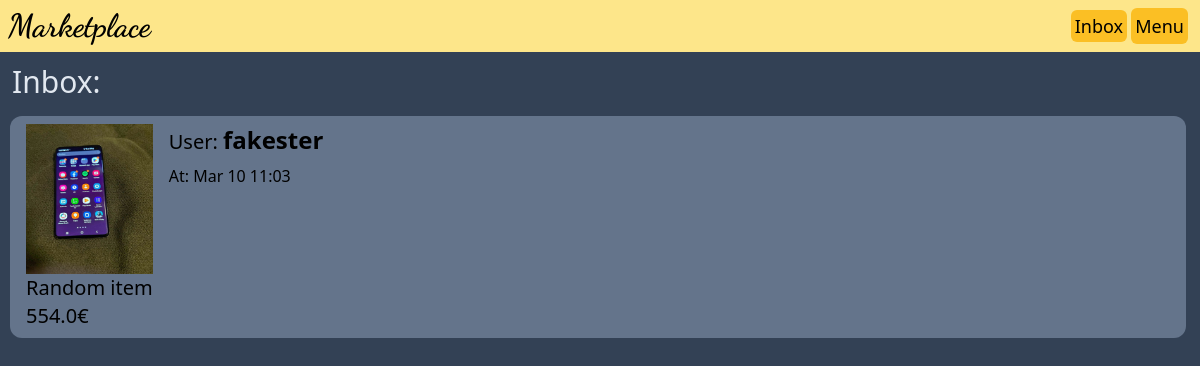
The page /inbox/ (signed in) on the database its author committed.
### messaging/models.py (models this page shows)
class Messaging(models.Model):
    class Meta:
        ordering = ('-modified_at',)
    item = models.ForeignKey(Item, related_name='conversations', on_delete=models.CASCADE)
    members = models.ManyToManyField(User, related_name='conversations')
    created_at = models.DateTimeField(auto_now_add=True)
    modified_at = models.DateTimeField(auto_now=True)

### item/models.py (models this page shows, shortened)
class Item(models.Model):
    class Meta:
        ordering = ('name',)
    category = models.ForeignKey(Category, related_name='items', on_delete=models.CASCADE)
    name = models.CharField(max_length=255)
    description = models.TextField(blank=True, null=True, max_length=400)
    price = models.FloatField()
    image = models.ImageField(upload_to='item_images', blank=True, null=True)
    is_sold = models.BooleanField(default=False)
    created_by = models.ForeignKey(User, related_name='items', on_delete=models.CASCADE)
    created_at = models.DateTimeField(auto_now_add=True)

### messaging/views.py (the view)
# urls.py: path('inbox/', include("messaging.urls")),
@login_required
def inbox(request):
    conversations = Messaging.objects.filter(members__in=[request.user.id])
    return render(request, 'messaging/inbox.html', {'conversations':conversations})

### messaging/templates/messaging/inbox.html
{% extends 'core/base.html' %} {% block content %} {% load static %}
<link rel="stylesheet" href="{% static 'css/inbox.css' %}" />
<div id="container" class="flex flex-wrap flex-col bg-slate-700">
  <h1 class="text-3xl text-slate-200 mx-3 mt-3">Inbox:</h1>
  <div>
    {% for conversation in conversations %}
    <a href="{% url 'messaging:detail' conversation.id %}">
      <div class="flex flex-wrap card bg-slate-500 rounded-xl hover:bg-slate-400">
        <div class='flex flex-col justify-center mx-4 my-2'>
          <img src="{{conversation.item.image.url}}" />
          <p class='text-xl'>{{conversation.item.name}}</p>
          <p class='text-xl'>{{conversation.item.price}}€</p>
        </div>
        <div>
          {% for member in conversation.members.all %}
          {% if member != request.user %}
          <p class='text-xl my-2'>
            User: <strong class='text-2xl'>{{member.username}}</strong>
          </p>
          <p>At: {{conversation.modified_at | date:'M d h:m'}}</p>
          {% endif %}
          {% endfor %}
        </div>
      </div>
    </a>
    {% endfor %}
  </div>
</div>
{% endblock %}

### core/static/css/base.css (style rules this page uses)
p { word-break: break-all; white-space: normal; hyphens: auto; }

### messaging/static/css/inbox.css (style rules this page uses)
#container { min-height: 100vh; }
.card { width: 98%; margin: 16px 10px; }
.card img { max-width: 150px; max-height: 150px; }

### rows shown on the page
Messaging: item.image (picture), item.name "Random item", item.price "554.0", modified_at "Mar 10 11:03"

### other values the page prints
{{ member.username }} "fakester"
